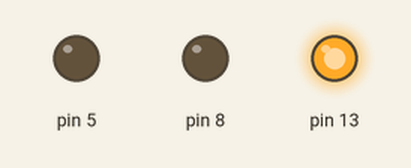
This sketch was run on a simulated Arduino Uno, built with avr-gcc and run on an emulated ATmega328P. Parts: output pins drawn as LEDs (lit = HIGH).

Above: at 0.2 s.
At 9.2 s:
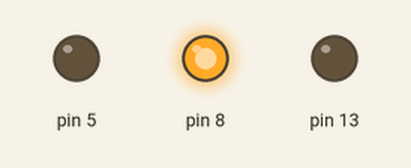
At 19.2 s:
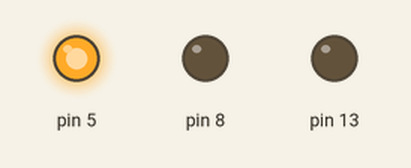
At 38.7 s:
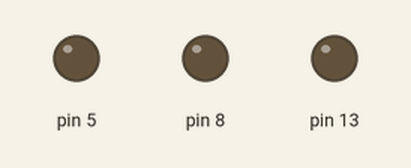
Timing chart, 0 to 39.0 s (numbered marks = the images above):
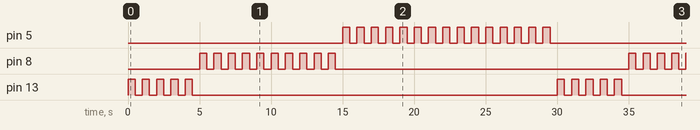

The sketch:

BlinkingThreeLeds.ino
```cpp
void setup() {
  // put your setup code here, to run once:
  pinMode(13,OUTPUT);
  pinMode(8,OUTPUT);
  pinMode(5,OUTPUT);

}

void loop() {
  // put your main code here, to run repeatedly:

  // Red LED
  for(int i=1; i<=5; i++)
  {
    digitalWrite(13,HIGH);
    delay(500);
    digitalWrite(13,LOW);
    delay(500);
  }

  // Green LED
  for(int i=1; i<=10; i++)
  {
    digitalWrite(8,HIGH);
    delay(500);
    digitalWrite(8,LOW);
    delay(500);
  }

  // Blue LED
  for(int i=1; i<=15; i++)
  {
    digitalWrite(5,HIGH);
    delay(500);
    digitalWrite(5,LOW);
    delay(500);
  }
}
```

Measured:
- by itself, pin 5: repeats every 30.0 s: HIGH 0.50 s, LOW 15.5 s, 14 × (HIGH 0.50 s, LOW 0.50 s)
- by itself, pin 8: repeats every 30.0 s: 9 × (LOW 0.50 s, HIGH 0.50 s), LOW 20.5 s, HIGH 0.50 s
- by itself, pin 13: repeats every 30.0 s: 4 × (LOW 0.50 s, HIGH 0.50 s), LOW 25.5 s, HIGH 0.50 s
